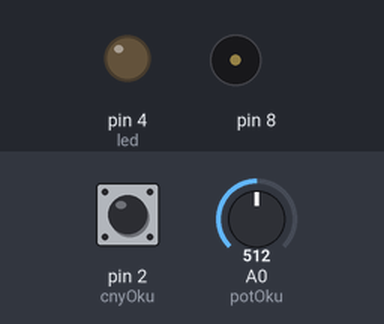
Simulated run of this sketch. Board: Arduino Uno, built with avr-gcc and run on an emulated ATmega328P. Parts: output pins drawn as LEDs (lit = HIGH), buzzer (waves = sounding). The inputs (shaded band) are chosen by the test bench; at power-on: pin 2 (cnyOku) LOW, A0 (potOku) = 512. What the sketch prints to the serial monitor is not drawn.

Above: at 1.2 s.
1.3 s: pin 2 (cnyOku) pulled HIGH for 0.25 s
At 1.5 s:
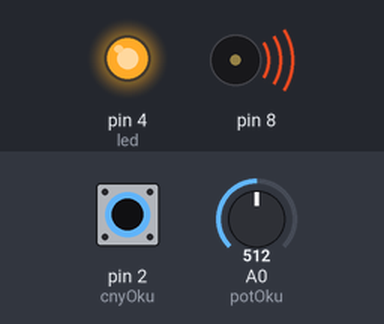
3.1 s: pin 2 (cnyOku) pulled HIGH for 3.2 s
At 7.4 s:
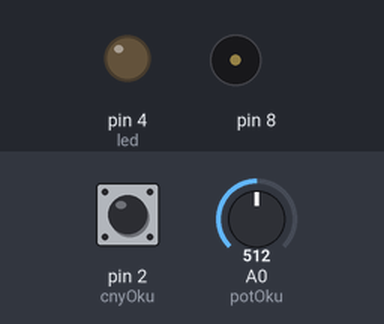
Timing chart, 0 to 8.9 s (numbered marks = the images above; inputs shaded):
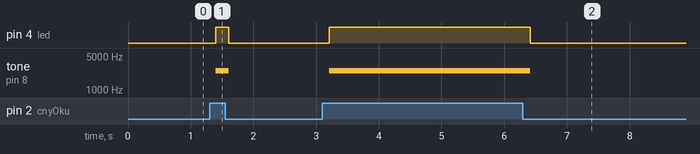

Measured:
- after the input at 1.3 s, pin 4 (led): LOW → HIGH after 0.10 s, → LOW 0.20 s later; tone on pin 8: silent → 2487 Hz after 0.10 s, → silent 0.20 s later
- after the input at 3.1 s, pin 4 (led): LOW → HIGH after 0.11 s, → LOW 3.2 s later; tone on pin 8: silent → 2487 Hz after 0.11 s, → silent 3.2 s later

The sketch:

gitar.ino
```cpp
#include "pitches.h"
int cnyOku = 2;
int led = 4;
int potOku = A0;
int potDeger = 0;

void setup(){
Serial.begin(9600);
pinMode(cnyOku, INPUT);
pinMode(led, OUTPUT);
digitalWrite(led, LOW);

}

void loop(){
int deger = digitalRead(cnyOku);
potDeger = analogRead(potOku);
potDeger = (potDeger*4.8)+30;
if(deger == HIGH){
  digitalWrite(led, HIGH);
  tone(8,potDeger);
  //tone(pin, frequency)
//tone(pin, frequency, duration)
}
else{
  digitalWrite(led, LOW);
  noTone(8);
}


Serial.println(potDeger);
delay(200);
}
```

pitches.h
```cpp
/*************************************************
 * Public Constants
 *************************************************/

#define NOTE_B0  31
#define NOTE_C1  33
#define NOTE_CS1 35
#define NOTE_D1  37
#define NOTE_DS1 39
#define NOTE_E1  41
#define NOTE_F1  44
#define NOTE_FS1 46
#define NOTE_G1  49
#define NOTE_GS1 52
#define NOTE_A1  55
#define NOTE_AS1 58
#define NOTE_B1  62
#define NOTE_C2  65
#define NOTE_CS2 69
#define NOTE_D2  73
#define NOTE_DS2 78
#define NOTE_E2  82
#define NOTE_F2  87
#define NOTE_FS2 93
#define NOTE_G2  98
#define NOTE_GS2 104
#define NOTE_A2  110
#define NOTE_AS2 117
#define NOTE_B2  123
#define NOTE_C3  131
#define NOTE_CS3 139
#define NOTE_D3  147
#define NOTE_DS3 156
#define NOTE_E3  165
#define NOTE_F3  175
#define NOTE_FS3 185
#define NOTE_G3  196
#define NOTE_GS3 208
#define NOTE_A3  220
#define NOTE_AS3 233
#define NOTE_B3  247
#define NOTE_C4  262
#define NOTE_CS4 277
#define NOTE_D4  294
#define NOTE_DS4 311
#define NOTE_E4  330
#define NOTE_F4  349
#define NOTE_FS4 370
#define NOTE_G4  392
#define NOTE_GS4 415
#define NOTE_A4  440
#define NOTE_AS4 466
#define NOTE_B4  494
#define NOTE_C5  523
#define NOTE_CS5 554
#define NOTE_D5  587
#define NOTE_DS5 622
#define NOTE_E5  659
#define NOTE_F5  698
#define NOTE_FS5 740
#define NOTE_G5  784
#define NOTE_GS5 831
#define NOTE_A5  880
#define NOTE_AS5 932
#define NOTE_B5  988
#define NOTE_C6  1047
#define NOTE_CS6 1109
#define NOTE_D6  1175
#define NOTE_DS6 1245
#define NOTE_E6  1319
#define NOTE_F6  1397
#define NOTE_FS6 1480
#define NOTE_G6  1568
#define NOTE_GS6 1661
#define NOTE_A6  1760
#define NOTE_AS6 1865
#define NOTE_B6  1976
#define NOTE_C7  2093
#define NOTE_CS7 2217
#define NOTE_D7  2349
#define NOTE_DS7 2489
#define NOTE_E7  2637
#define NOTE_F7  2794
#define NOTE_FS7 2960
#define NOTE_G7  3136
#define NOTE_GS7 3322
#define NOTE_A7  3520
#define NOTE_AS7 3729
#define NOTE_B7  3951
#define NOTE_C8  4186
#define NOTE_CS8 4435
#define NOTE_D8  4699
#define NOTE_DS8 4978
```
